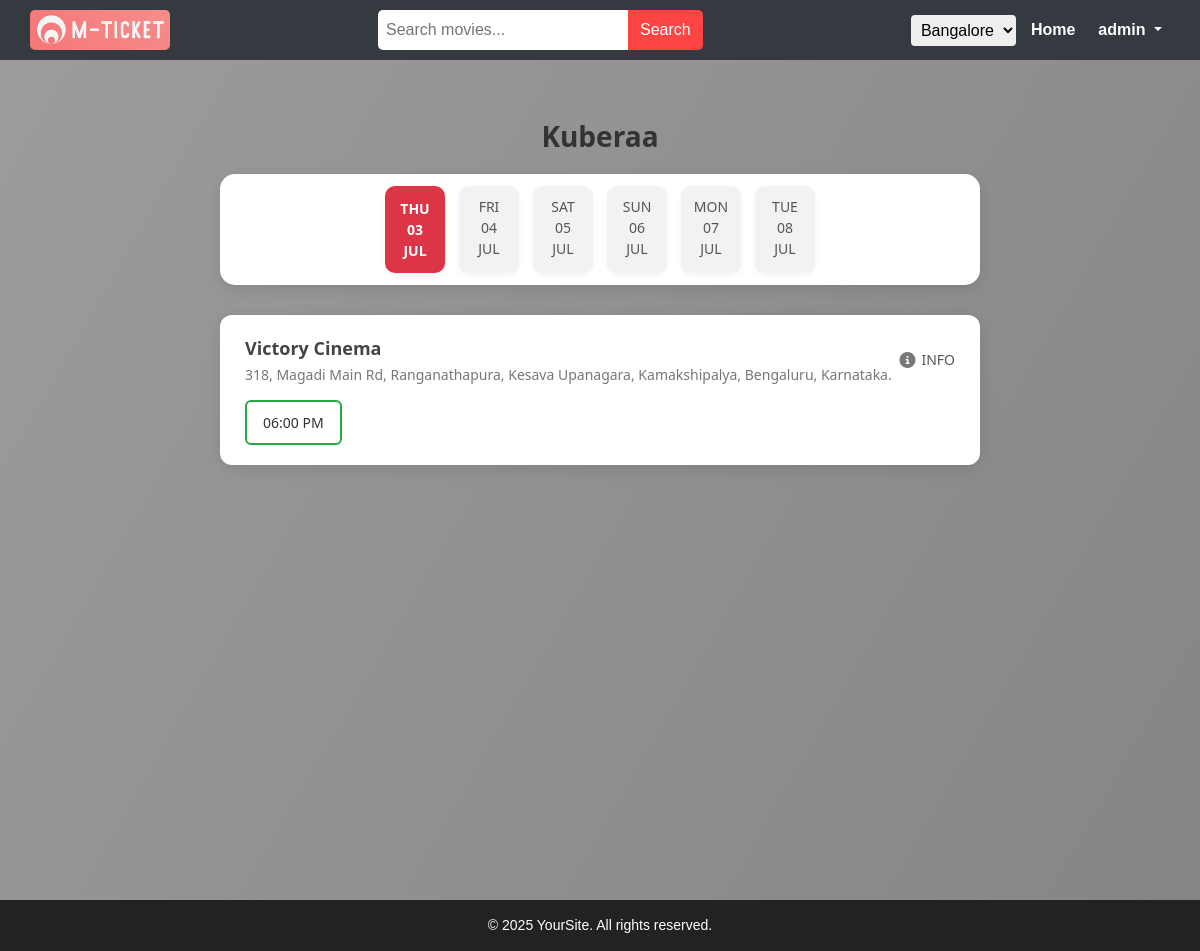
The page /bookings/showtime/Kuberaa-2025-06-20-Malayalam-Drama/2025-07-03/ (signed in) on the database its author committed.
### accounts/models.py (models this page shows)
class User(AbstractUser):
    phone = models.IntegerField(null=True,blank=True,unique=True)
    is_theatre_manager = models.BooleanField(default=False,null=True,blank=True)
    is_approved = models.BooleanField(default=False)
    otp = models.IntegerField(null=True,blank=True)
    otp_verified = models.BooleanField(default=False)
    otp_expiry = models.DateTimeField(null=True,blank=True)
    '''def __str__(self):
        return self.username  # or return self.email if you prefer'''

### movies/models.py (models this page shows, shortened)
class Movie(models.Model):
    title = models.CharField(max_length=225)
    genre = models.CharField(max_length=50, choices=genres,null=True, blank=True)
    language = models.CharField(max_length=50, choices=languages,null=True, blank=True)
    synopsis = models.TextField(null=True, blank=True)
    duration_minutes = models.PositiveIntegerField(null=True, blank=True)
    release_date = models.DateField(null=True, blank=True)
    trailer_url = models.URLField(null=True, blank=True)
    status = models.CharField(max_length=100,choices=[('Upcoming', 'Upcoming'), ('Released', 'Released')], null=True, blank=True)
    created_at = models.DateTimeField(auto_now_add=True)
    movie_image = models.ImageField(upload_to='movies/', null=True, blank=True)
    slug = models.CharField(max_length=2000, null=True, blank=True)

### theaters/models.py (models this page shows)
class showtime(models.Model):
    theater = models.ForeignKey(Theater, on_delete=models.CASCADE)
    movie = models.ForeignKey(Movie, on_delete=models.CASCADE)
    showtime = models.DateTimeField()
    silver_seats_price = models.DecimalField(max_digits=5, decimal_places=2,null=True,blank=True)
    gold_seats_price = models.DecimalField(max_digits=5, decimal_places=2,null=True,blank=True)
    platinum_seats_price = models.DecimalField(max_digits=5, decimal_places=2,null=True,blank=True)

class Theater(models.Model):
    name = models.CharField(max_length=100)
    city = models.CharField(max_length=100)
    address = models.TextField()
    def __str__(self):
        return self.name

### bookings/views.py (the view)
# urls.py: path('showtime/<slug>/<date_str>/',views.Theater_Showtime_view,name='theater_showtime'),
@login_required(login_url='login')
def Theater_Showtime_view(request,slug,date_str=datetime.date.today()):
    if not Movie.objects.filter(slug=slug).exists():
        messages.error(request,'Movie not found')
        return redirect('movie_list')
    movie = Movie.objects.get(slug=slug)
    selected_date = datetime.datetime.strptime(date_str, '%Y-%m-%d').date()
    if selected_date == datetime.date.today():
        theater_showtimes = [showtime.objects.filter(movie=movie,showtime__date=selected_date,
                                                 theater=theater,showtime__time__gte=current_time).order_by('showtime')
                                                 for theater in Theater.objects.all()
                                                 if showtime.objects.filter(movie=movie,showtime__date=selected_date,theater=theater,showtime__time__gte=current_time).exists()]
    else:
        theater_showtimes = [showtime.objects.filter(movie=movie,showtime__date=selected_date,
                                                 theater=theater).order_by('showtime')
                                                 for theater in Theater.objects.all()
                                                 if showtime.objects.filter(movie=movie,showtime__date=selected_date,theater=theater).exists()]
    context = {
        'movie':movie,
        'theater_showtimes':theater_showtimes,
        'dates':dates,
        'slug':slug,
        'current_date' : selected_date,
    }
    return render(request,'theaters/theater_showtime.html',context)

### templates/theaters/theater_showtime.html (shortened to what this page needs)
{% extends 'base.html' %}
{% load static %}
{% block content %}
<link rel="stylesheet" href="{% static 'css/theaters/showtime.css' %}">
<div class="showtime-container">
    {% if theater_showtimes %}
        <h2 class="movie-title">{{ movie.title }}</h2>
            <div class="dates">
            {% for date in dates %}
                <a href="{% url 'theater_showtime' slug date %}" class="{% if date == current_date %}active-date{% endif %}">
                    {{ date|date:"D"|upper }}<br>{{ date|date:"d" }}<br>{{ date|date:"M"|upper }}
                </a>
            {% endfor %}
            </div>
            {% for theater  in theater_showtimes %}
            <div class="showtime-card">
            <div class="theater-details">
                <div>
                    <p class="theater-name">{{ theater.0.theater }}</p>
                    <p class="projection-info">{{theater.0.theater.address}}</p>
                </div>
                <div class="info-icon">
                    <i class="fa fa-info-circle"></i> <span>INFO</span>
                </div>
            </div>
            <div class="showtimes">
                {% for show in theater %}
                    <a href="{% url 'Seats' show.id %}" class="showtime-btn" style="text-decoration: none;">{{ show.showtime|time:"h:i A" }}</a>
                {% endfor %}
            </div>
            </div>
            {% endfor %}
    {% endif %}
</div>
{% endblock %}

### templates/partials/navigation.html (shortened to what this page needs)
{% load static %}
<!DOCTYPE html>
<html lang="en">
<head>
  <link rel="stylesheet" href="{% static 'CSS/partials/nav.css' %}">
</head>
<body>
  <nav class="navbar">
    <div class="nav-left">
      <a href="{% url 'movie_list' %}">
        <img src="{% static 'image/logo.png' %}" alt="Logo" class="logo">
      </a>
    </div>
    <div class="nav-center">
      <form method="post" class="search-form" action="{% url 'movie_search' %}">
        <input type="text" name="title" id="title" placeholder="Search movies..." required>
        <button type="submit">Search</button>
      </form>
    </div>
    <div class="nav-right">
      <select name="location" class="dropdown">
        <option>Bangalore</option>
      </select>
      <a href="{% url 'movie_list' %}" class="home-link">Home</a>
      <div class="user-dropdown">
        {% if request.user.is_authenticated %}
          <div class="dropdown-toggle">
            {{ request.user.username }}
          </div>
        {% endif %}
      </div>
    </div>
  </nav>
</body>
</html>

### static/CSS/partials/nav.css (style rules this page uses)
html, body { margin: 0; padding: 0; font-family: Arial, sans-serif; }
.navbar { background-color: #343a40; color: white; display: flex; align-items: center; justify-content: space-between; padding: 10px 30px; flex-wrap: wrap; }
.nav-left .logo { height: 40px; border-radius: 5px; }
.nav-center { flex: 1; text-align: center; }
.search-form { display: inline-flex; border-radius: 5px; overflow: hidden; }
.search-form input[type="text"] { padding: 8px; border: none; width: 250px; }
.search-form button { padding: 8px 12px; border: none; background-color: #ff4444; color: white; cursor: pointer; transition: background 0.3s ease; }
.nav-right { display: flex; align-items: center; gap: 15px; }
.dropdown { padding: 6px; border-radius: 4px; border: none; }
.home-link { color: white; text-decoration: none; font-weight: bold; transition: color 0.3s ease; }
.user-dropdown { position: relative; cursor: pointer; }
.dropdown-toggle { color: white; font-weight: bold; padding: 8px; position: relative; }

### static/CSS/theaters/showtime.css (style rules this page uses)
body { background: linear-gradient(120deg, #9d9b9b, #868484); font-family: 'Segoe UI', sans-serif; margin: 0; padding: 0; }
.showtime-container { max-width: 800px; margin: 40px auto; padding: 20px; font-family: 'Segoe UI', sans-serif; color: #222; }
.movie-title { font-size: 28px; font-weight: 700; margin-bottom: 20px; text-align: center; color: #333; }
.showtime-card { background-color: #fff; padding: 20px 25px; border-radius: 12px; box-shadow: 0 4px 16px rgba(0, 0, 0, 0.1); margin-bottom: 25px; }
.theater-details { display: flex; justify-content: space-between; align-items: center; margin-bottom: 15px; flex-wrap: wrap; }
.theater-name { font-size: 18px; font-weight: 600; color: #444; margin: 0; }
.projection-info { font-size: 14px; color: #777; margin: 2px 0 0; }
.info-icon { font-size: 14px; color: #555; display: flex; align-items: center; gap: 6px; }
.info-icon i { color: #777; font-size: 16px; }
.showtimes { display: flex; flex-wrap: wrap; gap: 10px; margin-top: 10px; }
.showtime-btn { padding: 10px 16px; font-size: 14px; border: 2px solid #28a745; background-color: #fff; color: #333; border-radius: 6px; cursor: pointer; transition: all 0.3s ease; }
.dates { display: flex; justify-content: center; gap: 14px; margin-bottom: 30px; padding: 12px 10px; overflow-x: auto; background: #fff; border-radius: 15px; box-shadow: 0 4px 14px rgba(0, 0, 0, 0.1); scroll-snap-type: x mandatory; }
.dates a { flex: 0 0 auto; scroll-snap-align: center; background-color: #f2f2f2; color: #555; font-size: 14px; font-weight: 500; border-radius: 10px; text-align: center; padding: 10px 6px; width: 60px; text-decoration: none; transition: all 0.3s ease; box-shadow: 0 2px 5px rgba(0, 0, 0, 0.05); }
.dates a.active-date { background-color: #dc3545; color: white; font-weight: 600; border: 2px solid #dc3545; }
.dates { -ms-overflow-style: none; scrollbar-width: none; }

### static/CSS/partials/footer.css (style rules this page uses)
html, body { margin: 0; padding: 0; font-family: Arial, sans-serif; height: 100%; }

### rows shown on the page
User: user.username "admin"
Movie: title "Kuberaa"
showtime: theater.name "Victory Cinema", theater.address "318, Magadi Main Rd, Ranganathapura, Kesava Upanagara, Kamakshipalya, Bengaluru, Karnataka.", showtime "06:00 PM"

### other values the page prints
{{ date|date:"D"|upper }} "THU" "FRI" "SAT" "SUN" "MON" "TUE"
{{ date|date:"d" }} "03" "04" "05" "06" "07" "08"
{{ date|date:"M"|upper }} "JUL" "JUL" "JUL" "JUL" "JUL" "JUL"
